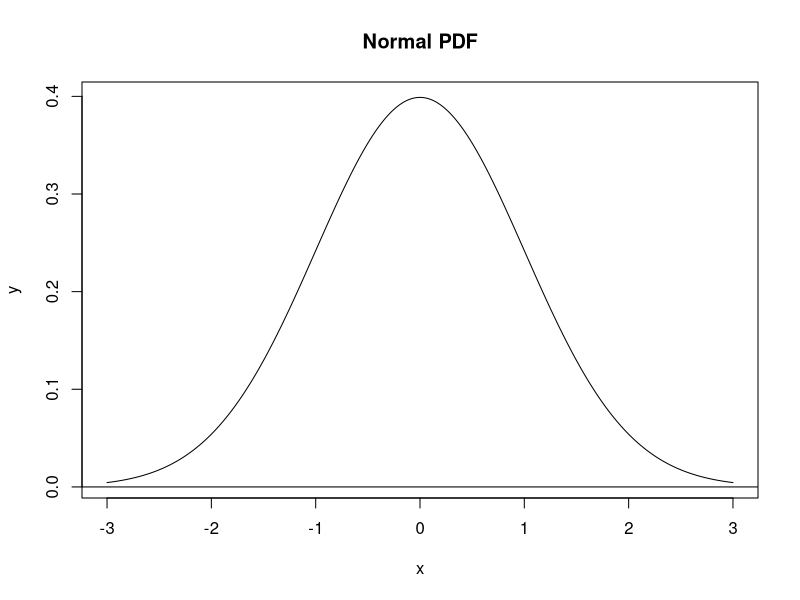
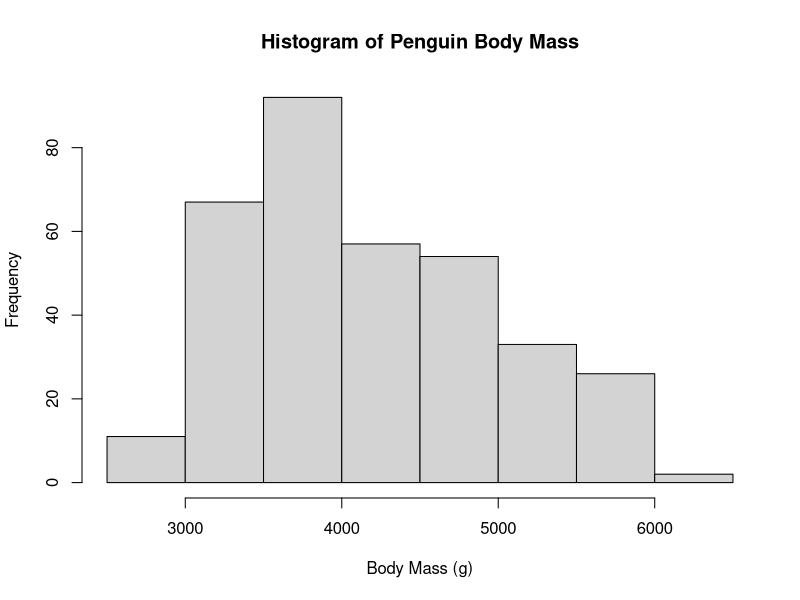
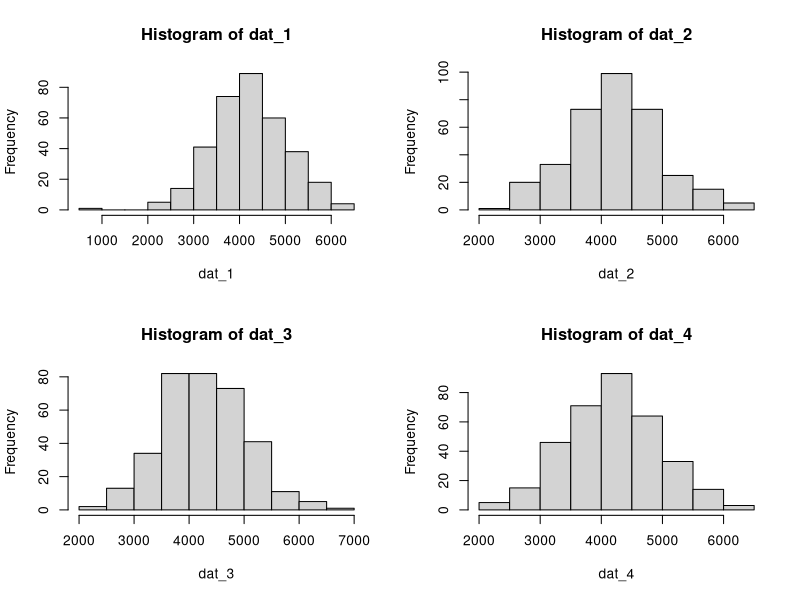
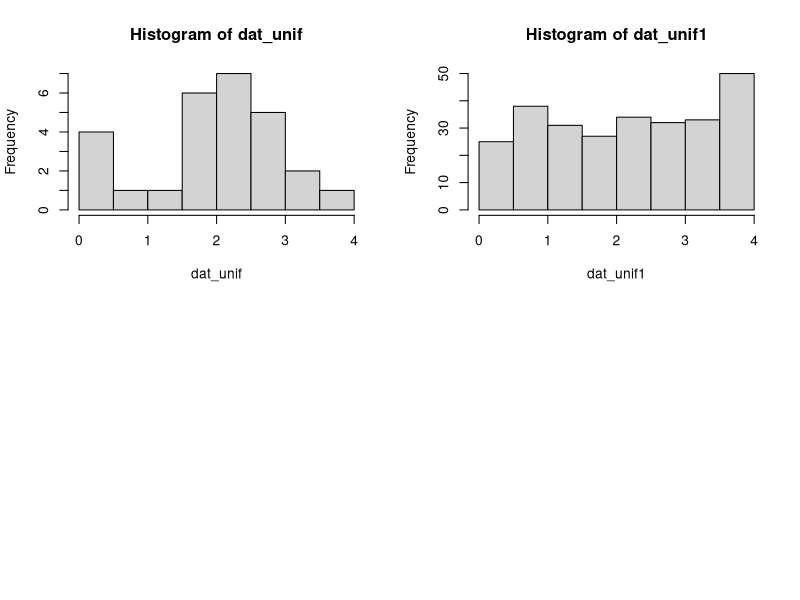
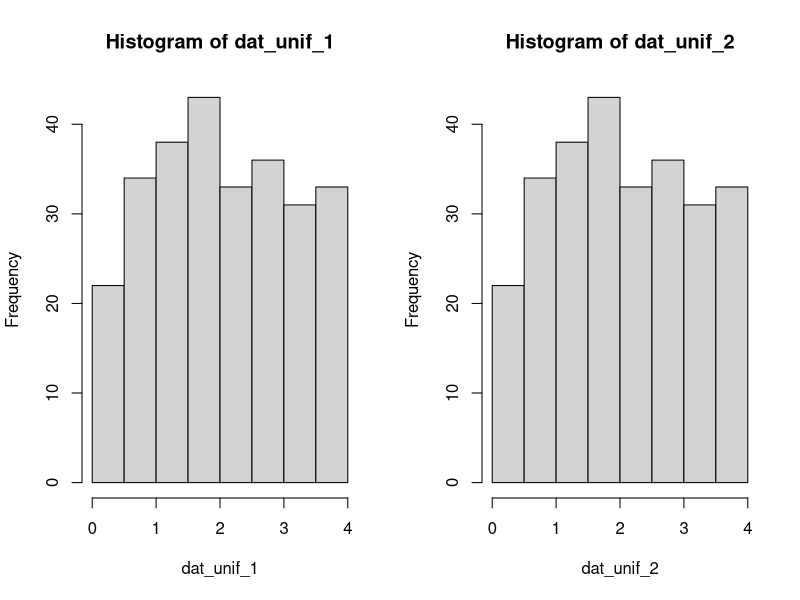
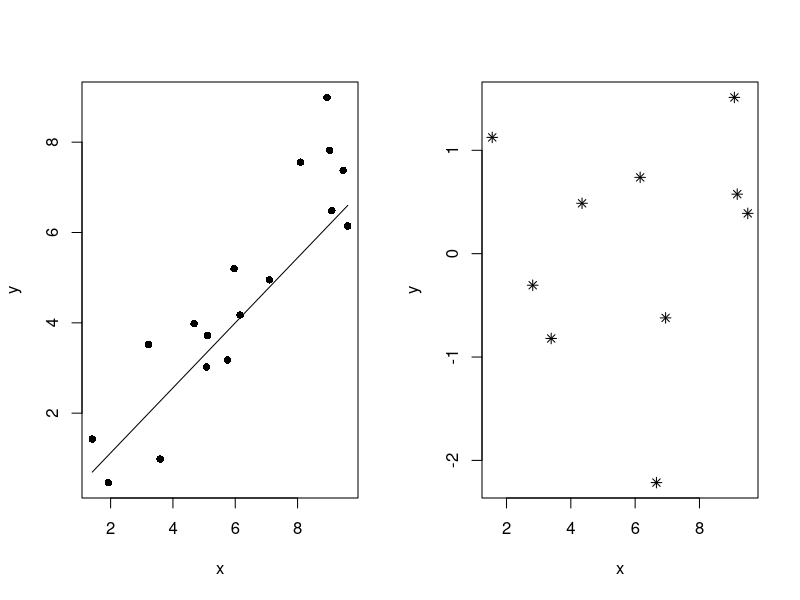

These figures' R source, in order: (Note: this script raises an error after producing the figures.)
## Lab 4 script and practice 
x = seq(-3, 3, length.out = 1000)
y = dnorm(x)
plot(x, y, main = "Normal PDF", type = "l")
abline(h = 0)

rnorm(3)

require(palmerpenguins)
hist(penguins$body_mass_g,
     main = "Histogram of Penguin Body Mass",
     xlab = "Body Mass (g)")
#to get random numbers from the data, need the mean, sd,
# and number of observations
mean(penguins$body_mass_g, na.rm = T)
sd(penguins$body_mass_g, na.rm = T)
nrow(penguins)
n_pts = 344
penguin_mean = 4202
penguin_sd = 802
#use soft code to generate 4 vectors of random penguin masses
dat_1 = rnorm(n = n_pts, mean = penguin_mean, sd = penguin_sd)
dat_2 = rnorm(n = n_pts, mean = penguin_mean, sd = penguin_sd)
dat_3 = rnorm(n = n_pts, mean = penguin_mean, sd = penguin_sd)
dat_4 = rnorm(n = n_pts, mean = penguin_mean, sd = penguin_sd)

par(mfrow = c(2, 2))

hist(dat_1)
hist(dat_2)
hist(dat_3)
hist(dat_4)

#runif() will generate random, uniformaly-distributed numbers 
dat_unif = runif(n = 27, min = 0, max = 4)
hist(dat_unif)
# but it's not flat at all!
# look at the sample size, smaller samples are prone to 
#sampling error
dat_unif1 = runif(n = 270, min = 0, max = 4)
hist(dat_unif1)

set.seed(1)
dat_unif_1 = runif(n = 270, min = 0, max = 4)
set.seed(1)
dat_unif_2 = runif(n = 270, min = 0, max = 4)

par(mfrow = c(1, 2))
hist(dat_unif_1)
hist(dat_unif_2)

## residuals are the difference between a predicted value and 
## the observed value 

line_point_slope = function(x, x1, y1, slope)
{
  get_y_intercept = 
    function(x1, y1, slope) 
      return(-(x1 * slope) + y1)
  
  linear = 
    function(x, yint, slope) 
      return(yint + x * slope)
  
  return(linear(x, get_y_intercept(x1, y1, slope), slope))
}
set.seed(123)
n = 17
slope = 0.7
intcp = 0.2

guess_x = 6
guess_y = 4
guess_slope = 0.72

x = runif(n = n, min = 1, max = 10)
y = rnorm(n = n, mean = slope * x + intcp)

plot(x, y, pch = 16)
curve(line_point_slope(x, guess_x, guess_y, guess_slope), add = T)

# Creat the data


n_pts = 10
x_min = 1
x_max = 10

# X values are uniformly distributed
set.seed(1)
x_random = runif(n = n_pts, min = x_min, max = x_max)

# Y values are normally-distributed.
# I used the default parameters for mean and sd.
y_random = rnorm(n = n_pts)

dat_random = data.frame(x = x_random, y = y_random)

plot(y ~ x, data = dat_random, pch = 8)
curve(line_point_slope(dat_random$x, guess_x, guess_y, guess_slope))

# Can calculate the predicated values (the line) based on my estimated model 
# parameters
line_point_slope(dat_random$x, guess_x, guess_y, guess_slope)
dat_random$y_predict <- line_point_slope(dat_random$x, guess_x, guess_y, guess_slope)
head(dat_random)
dat_random$resids <- dat_random$y_predict - dat_random$y
head(dat_random)
sum(dat_random$resids)

## next section 
guess_x = 6
guess_y = 0
guess_slope = 0.1

plot(y ~ x, data = dat_random, pch = 8)
curve(line_point_slope(x, guess_x, guess_y, guess_slope), add = T)

#lab questions
mean1 <- 10.4
sd1 <- 2.4 

norm_17 = rnorm(n = 17, mean = mean1, sd = sd1)
norm_30 = rnorm(n = 30, mean = mean1, sd = sd1)
norm_300 = rnorm(n = 300, mean = mean1, sd = sd1)
norm_3000 = rnorm(n = 3000, mean = mean1, sd = sd1)

par(mfrow = c(2, 2))
hist(norm_17, main = "Histogram of 17 Randomly Generated Points",
     xlab = "Point Values")
hist(norm_30, main = "Histogram of 30 Randomly Generated Points",
     xlab = "Point Values")
hist(norm_300, main = "Histogram of 300 Randomly Generated Points",
     xlab = "Point Values")
hist(norm_3000, main = "Histogram of 3000 Randomly Generated Points",
     xlab = "Point Values")


